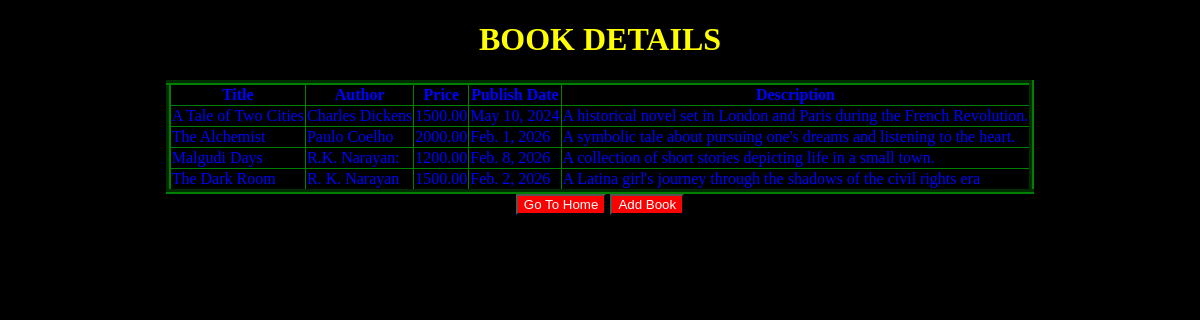
Before: /viewbook/ with the older database file.
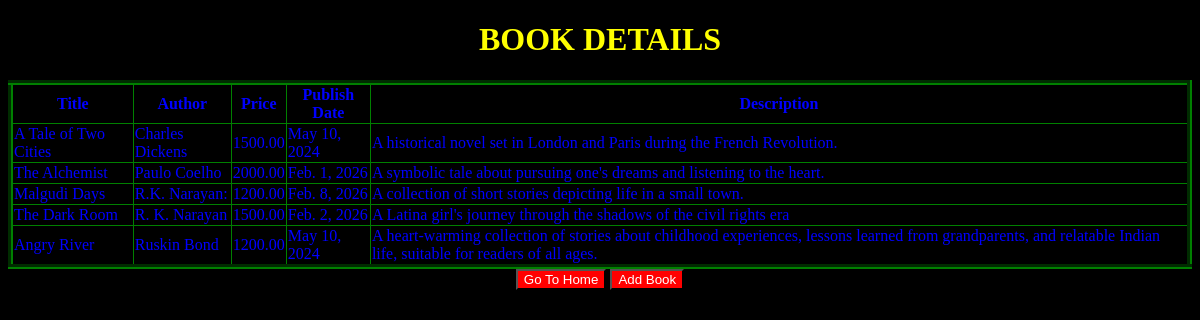
After: the same page with the newer database file.
### myapp/models.py (models this page shows, shortened)
class Book(models.Model):
    title=models.CharField(max_length=100)
    author=models.CharField(max_length=100)
    price=models.DecimalField(max_digits=6 ,decimal_places=2)
    pub_date=models.DateField()
    description=models.TextField()

### myapp/views.py (the view)
# urls.py: path("viewbook/",views.view_book, name="viewbook"),
def view_book(request):
    data=Book.objects.all()
    return render(request,"viewbook.html",{'a':data})

### myapp/templates/viewbook.html (shortened to what this page needs)
<!DOCTYPE html>
<html lang="en">
<head>
</head>
<body>
    <center>
        <h1 style="color: yellow;">BOOK DETAILS</h1>
        <table border="5">
            <tr>
                <th>Title</th>
                <th>Author</th>
                <th>Price</th>
                <th>Publish Date</th>
                <th>Description</th>
            </tr>
            {% for i in a %}
            <tr>
                <td>{{i.title}}</td>
                <td>{{i.author}}</td>
                <td>{{i.price}}</td>
                <td>{{i.pub_date}}</td>
                <td>{{i.description}}</td>
            </tr>
            {% endfor %}
        </table>
        <button><a href="{% url 'home' %}">Go To Home</a></button>
        <button><a href="{% url 'addbook' %}">Add Book</a></button>
    </center>
</body>
</html>

### myapp/templates/viewbook.html (style rules this page uses)
body { background-color: black; }
table { color: blue; border-color: green; border-collapse: collapse; }
button { background-color: red; }
button a { text-decoration: none; color: white; }

Changed rows visible on the page:
added Book: title "Angry River", author "Ruskin Bond", price "1200.00", pub_date "May 10, 2024", description "A heart-warming collection of stories about childhood experiences, lessons learned from grandparents, and relatable Indian life, suitable for readers of all ages."
